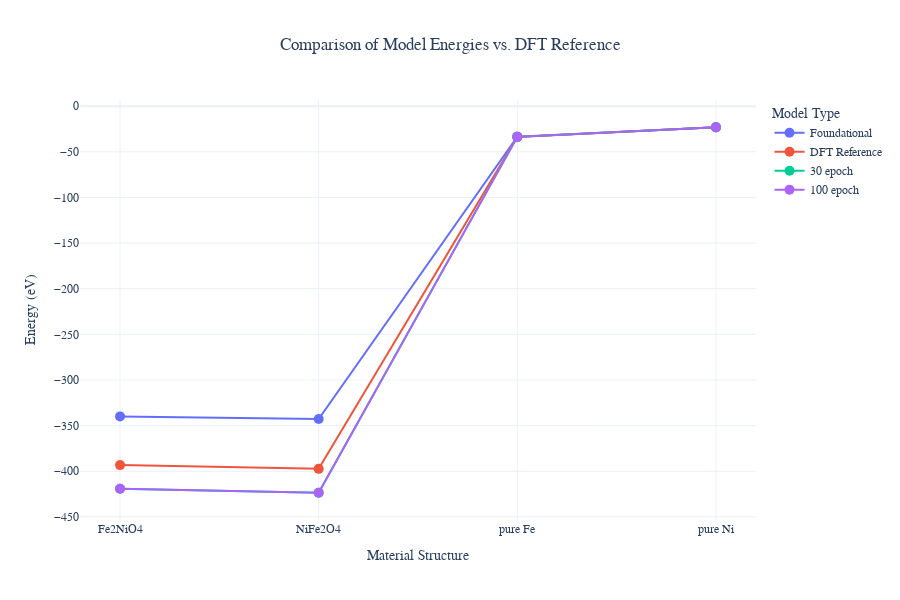

The notebook cell saved with this chart:
### Markdown cell above
Plotting comparisions of 30 epoch Vs 100 epoch trained model

### Code cell
import pandas as pd
import plotly.express as px
import plotly.graph_objects as go

# Data from your table
data = {
    'Structure': ['Fe2NiO4', 'NiFe2O4', 'pure Fe', 'pure Ni',
                  'Fe2NiO4', 'NiFe2O4', 'pure Fe', 'pure Ni',
                  'Fe2NiO4', 'NiFe2O4', 'pure Fe', 'pure Ni',
                  'Fe2NiO4', 'NiFe2O4', 'pure Fe', 'pure Ni'],
    'Model': ['Foundational'] * 4 + ['DFT Reference'] * 4 + ['30 epoch'] * 4 + ['100 epoch'] * 4,
    'Energy (eV)': [
        # Foundational
        -339.890929, -342.755972, -33.392808, -23.142735,
        # DFT Reference
        -393.276481, -397.373479, -33.8772, -23.1192,
        # 30 epoch
        -419.258733, -423.548547, -33.635398, -23.242960,
        # 100 epoch
        -419.258733, -423.548547, -33.635398, -23.242960
    ]
}

df = pd.DataFrame(data)

# Create a scatter plot with lines
fig = go.Figure()

# Define colors for each model
colors = {
    'Foundational': '#1f77b4',
    'DFT Reference': '#ff7f0e',
    '30 epoch': '#2ca02e',
    '100 epoch': '#d62728'
}

# Add traces for each model
for model in df['Model'].unique():
    model_data = df[df['Model'] == model]
    
    fig.add_trace(go.Scatter(
        x=model_data['Structure'],
        y=model_data['Energy (eV)'],
        mode='markers+lines',
        name=model,
        marker=dict(size=10),
        line=dict(width=2),
        text=model_data['Energy (eV)'].round(2),  # Round to 2 decimal places for hover text
        textposition="top center",
        hovertemplate='%{y:.2f} eV',
    ))

# Improve layout
fig.update_layout(
    title='Comparison of Model Energies vs. DFT Reference',
    xaxis_title="Material Structure",
    yaxis_title="Energy (eV)",
    legend_title="Model Type",
    title_x=0.5,  # Center title
    font=dict(
        family="Arial, sans-serif",
        size=12
    ),
    hovermode="closest",
    template="plotly_white",
    height=600,
    width=900
)

# Show the plot
fig.show()

# To save the plot (optional)
# fig.write_image("model_energy_comparison.png", scale=2)  # For static image
# fig.write_html("model_energy_comparison.html")  # For interactive HTML

### Figure 1 — Plotly figure (JSON) as saved in the notebook; plotly's stock layout.template omitted (floating-point values rounded to 4 significant figures)
{"data": [{"hovertemplate": "%{y:.2f} eV", "line": {"width": 2}, "marker": {"size": 10}, "mode": "markers+lines", "name": "Foundational", "text": [-339.9, -342.8, -33.39, -23.14], "textposition": "top center", "type": "scatter", "x": ["Fe2NiO4", "NiFe2O4", "pure Fe", "pure Ni"], "y": [-339.9, -342.8, -33.39, -23.14]}, {"hovertemplate": "%{y:.2f} eV", "line": {"width": 2}, "marker": {"size": 10}, "mode": "markers+lines", "name": "DFT Reference", "text": [-393.3, -397.4, -33.88, -23.12], "textposition": "top center", "type": "scatter", "x": ["Fe2NiO4", "NiFe2O4", "pure Fe", "pure Ni"], "y": [-393.3, -397.4, -33.88, -23.12]}, {"hovertemplate": "%{y:.2f} eV", "line": {"width": 2}, "marker": {"size": 10}, "mode": "markers+lines", "name": "30 epoch", "text": [-419.3, -423.6, -33.64, -23.24], "textposition": "top center", "type": "scatter", "x": ["Fe2NiO4", "NiFe2O4", "pure Fe", "pure Ni"], "y": [-419.3, -423.5, -33.64, -23.24]}, {"hovertemplate": "%{y:.2f} eV", "line": {"width": 2}, "marker": {"size": 10}, "mode": "markers+lines", "name": "100 epoch", "text": [-419.3, -423.6, -33.64, -23.24], "textposition": "top center", "type": "scatter", "x": ["Fe2NiO4", "NiFe2O4", "pure Fe", "pure Ni"], "y": [-419.3, -423.5, -33.64, -23.24]}], "layout": {"font": {"family": "Arial, sans-serif", "size": 12}, "height": 600, "hovermode": "closest", "legend": {"title": {"text": "Model Type"}}, "title": {"text": "Comparison of Model Energies vs. DFT Reference", "x": 0.5}, "width": 900, "xaxis": {"title": {"text": "Material Structure"}}, "yaxis": {"title": {"text": "Energy (eV)"}}}}
